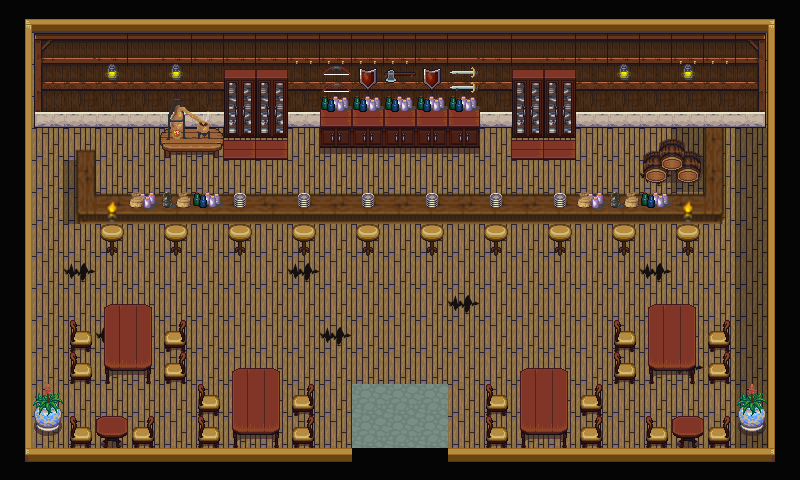

A 2D game scene composited from a Tiled map and its tileset images. What follows is a short description and the map's XML, with each tile layer's data collapsed to a summary:
An orthogonal 25x15 tile map with 32x32 px tiles, 8 tile layers (Floor, shadow, walls, Objects, ...), 8 tilesets and 2 objects.

<map version="1.0" orientation="orthogonal" renderorder="right-down" width="25" height="15" tilewidth="32" tileheight="32" nextobjectid="1">
 <properties>
  <property name="unity:scale" value="0.0325" />
 </properties>
 <tileset firstgid="1" name="smallWalls" tilewidth="32" tileheight="32" tilecount="238" columns="17">
  <image source="Tiles/tiles/smallWalls.PNG" trans="b8b8b8" width="560" height="448" />
 </tileset>
 <tileset firstgid="239" name="floor" tilewidth="32" tileheight="32" tilecount="28" columns="7">
  <image source="Tiles/tiles/floor.PNG" trans="ff00ff" width="224" height="128" />
 </tileset>
 <tileset firstgid="267" name="interiorNEW" tilewidth="32" tileheight="32" tilecount="256" columns="16">
  <image source="Tiles/tiles/interiorNEW.png" width="512" height="512" />
 </tileset>
 <tileset firstgid="523" name="insideObjects" tilewidth="32" tileheight="32" tilecount="84" columns="7">
  <image source="Tiles/tiles/insideObjects.PNG" width="224" height="384" />
 </tileset>
 <tileset firstgid="607" name="town_buildings" tilewidth="32" tileheight="32" tilecount="64" columns="16">
  <image source="Tiles/tiles/town_buildings.png" width="543" height="128" />
 </tileset>
 <tileset firstgid="671" name="victoria" tilewidth="32" tileheight="32" tilecount="55" columns="11">
  <image source="Tiles/tiles/victoria.png" width="352" height="160" />
 </tileset>
 <tileset firstgid="726" name="collidable" tilewidth="32" tileheight="32" tilecount="60" columns="15">
  <image source="Tiles/tiles/collidable.png" width="480" height="137" />
  <tile id="9">
   <objectgroup draworder="index">
    <object id="1" x="2" y="4" width="28" height="23" />
    <object id="2" x="1" y="1" width="29" height="31" />
   </objectgroup>
  </tile>
 </tileset>
 <tileset firstgid="786" name="cabinets" tilewidth="32" tileheight="32" tilecount="78" columns="6">
  <image source="Tiles/tiles/cabinets.png" width="192" height="416" />
 </tileset>
 <layer name="Floor" width="25" height="15">
  <data>[375 cells, 375 non-empty, 3 distinct tile ids]</data>
 </layer>
 <layer name="shadow" width="25" height="15" opacity="0.3">
  <data>[375 cells, 14 non-empty, 1 distinct tile ids]</data>
 </layer>
 <layer name="walls" width="25" height="15">
  <data>[375 cells, 145 non-empty, 28 distinct tile ids]</data>
 </layer>
 <layer name="Objects" width="25" height="15">
  <data>[375 cells, 103 non-empty, 26 distinct tile ids]</data>
 </layer>
 <layer name="AbovePlayer" width="25" height="15">
  <data>[375 cells, 4 non-empty, 4 distinct tile ids]</data>
 </layer>
 <layer name="ObjectTop" width="25" height="15">
  <data>[375 cells, 43 non-empty, 17 distinct tile ids]</data>
 </layer>
 <layer name="CounterTop" width="25" height="15">
  <data>[375 cells, 5 non-empty, 1 distinct tile ids]</data>
 </layer>
 <layer name="Collisions" width="25" height="15" opacity="0">
  <data>[375 cells, 160 non-empty, 1 distinct tile ids]</data>
 </layer>
</map>
